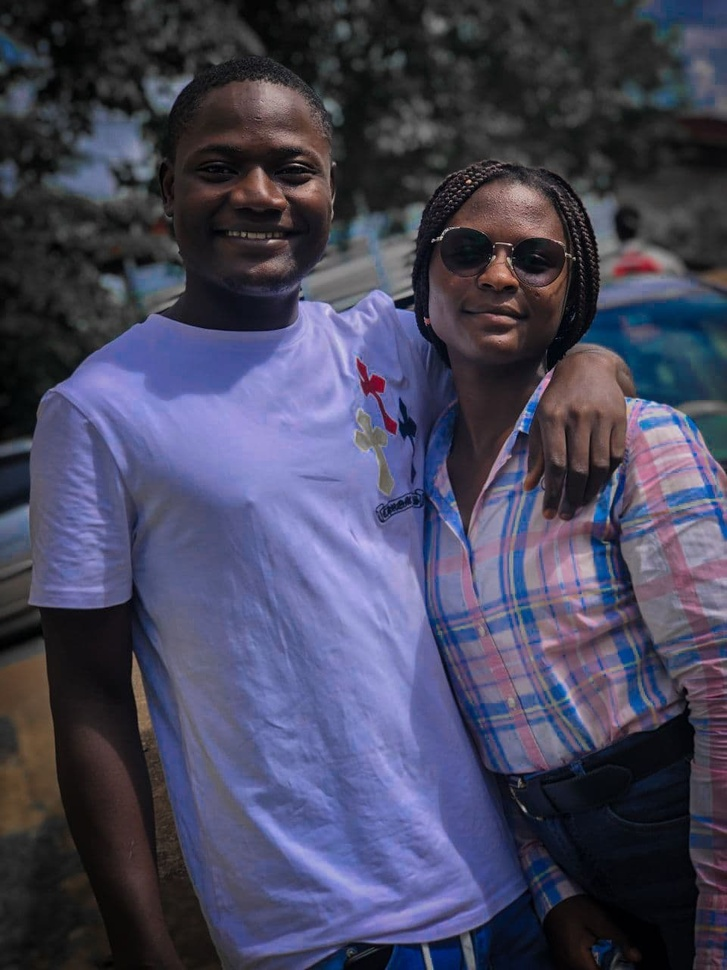
#> input picture face/static/assets/model/aa.jpg, 727 x 970 px, shrunk from 960 x 1280 before the run
$ jupyter execute --allow-errors Untitled.ipynb
#> lines starting #> are read from the running program, lines starting #| are printed output that depends on the picture; after the words box and inside, x2 and y2 are one past the last pixel; in counts of white or black regions, pixels touching at a corner belong together
[cell 1]
import cv2
face=cv2.CascadeClassifier('haarcascade_frontalface_default.xml')
image = cv2.imread("aa.jpg")
#> image is the input picture: shape (970, 727, 3); mean B, G, R 91.5, 69.1, 69.7
image_gray = cv2.cvtColor(image,cv2.COLOR_BGR2GRAY)
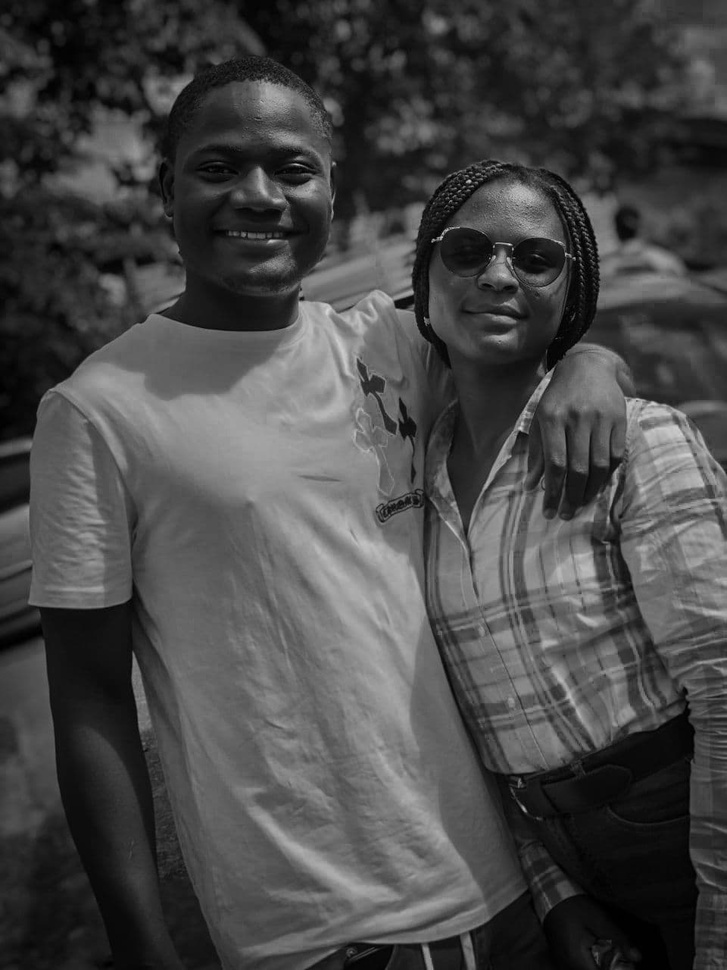
#> image_gray: shape (970, 727); min 0, max 237, mean 71.8
faces = face.detectMultiScale(image_gray, 1.3, 5)
#> faces = [[170, 100, 181, 181], [415, 190, 175, 175]]

[cell 2]
for  x,y, width,height in faces:
    cv2.rectangle(image,(x,y),(x+width,y+height),color=(255,0,0),thickness=1)
    cv2.imwrite("dekelshoot"+str(x)+".jpg", image[y:y+height,x:x+width])
#> this loop made 2 passes
#> pass 1, `cv2.imwrite("dekelshoot"+str(x)+".jpg", image[y:y+height,x:x+width])`:
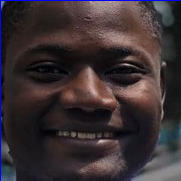
#> saved as dekelshoot170.jpg: shape (181, 181, 3); mean B, G, R 51.2, 48.2, 58.4
#> pass 2, `cv2.imwrite("dekelshoot"+str(x)+".jpg", image[y:y+height,x:x+width])`:
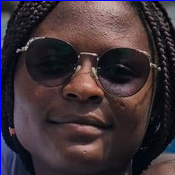
#> saved as dekelshoot415.jpg: shape (175, 175, 3); mean B, G, R 55.3, 49.5, 62.8
#> after the loop:
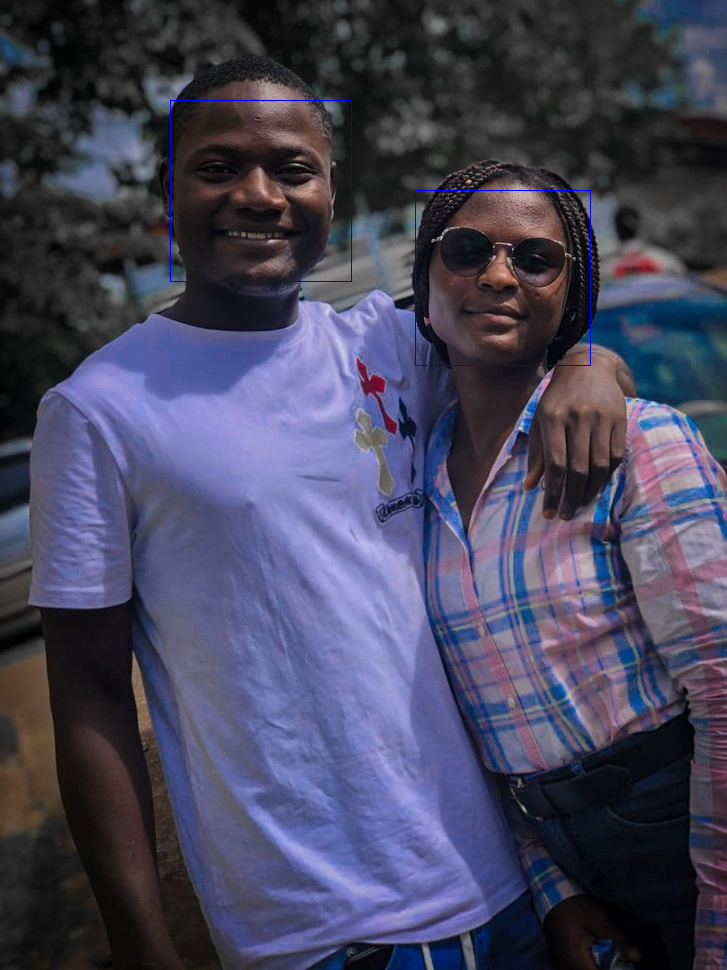
#> image: shape (970, 727, 3); 0.2% of pixels changed, all inside (x1, y1, x2, y2) = (170, 100, 591, 366)
#> (the rest of this cell did not finish here and is left out)
